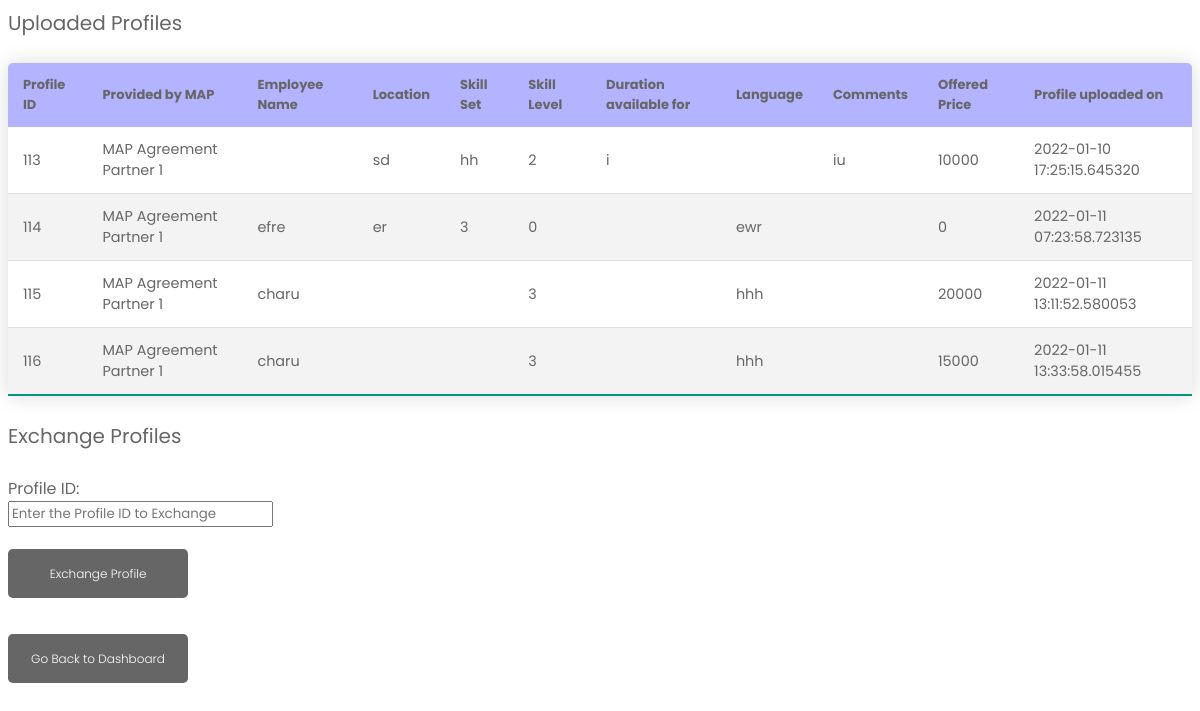
Screenshot of /exchange.php with the database file from the repository.
### tables this page shows
CREATE TABLE `mapservice` (
  `globalid` int(10) NOT NULL,
  `profileid` int(11) NOT NULL,
  `employeeid` int(10) NOT NULL,
  `employeename` varchar(255) NOT NULL,
  `location` varchar(255) NOT NULL,
  `skilllevel` int(3) NOT NULL,
  `skillset` varchar(1000) NOT NULL,
  `submission_status` int(3) NOT NULL,
  `bid_status` int(3) NOT NULL,
  `agreed_status` int(3) NOT NULL,
  `durationavailablefor` varchar(255) NOT NULL,
  `currentcompany` varchar(255) NOT NULL,
  `language` varchar(255) NOT NULL,
  `comments` varchar(2000) NOT NULL,
  `profileuploadedon` timestamp(6) NOT NULL DEFAULT current_timestamp(6),
  `price` int(10) NOT NULL,
  `negotiateprice` int(10) NOT NULL,
  `created_by` varchar(255) NOT NULL,
  `question` varchar(2000) NOT NULL,
  `response` varchar(2000) NOT NULL
);

### exchange.php (the view, shortened to what this page needs)
<?php
include 'config.php';
?>
<!DOCTYPE html
<html>
  <head>
    <link rel="stylesheet" href="statusstyle.css">
  </head>
<body>
<h1>Uploaded Profiles</h1>
<table class="content-table">
  <thead>
    <tr>
  <th>Profile ID </th>
  <th>Provided by MAP</th>
        <th>Employee Name</th>
        <th>Location</th>
        <th>Skill Set</th>
  <th>Skill Level</th>
        <th>Duration available for</th>
        <th>Language </th>
        <th>Comments</th>
  <th>Offered Price </th>
  <th>Profile uploaded on </th>
    </tr>
  </thead>
  <tbody>
   <?php
  $sql = "SELECT * FROM mapservice WHERE agreed_status = '0'";
      $result = $conn-> query($sql);
    if ($result-> num_rows > 0) {
        while ($row = $result-> fetch_assoc()) {
                $field1 = $row["profileid"];
                        $field2 = $row["currentcompany"];
                        $field3 = $row["employeename"];
                        $field4 = $row["location"];
                        $field5 = $row["skillset"];
                        $field6 = $row["skilllevel"];
                        $field7 = $row["durationavailablefor"];
                        $field8 = $row["language"];
                        $field9 = $row["comments"];
      $field10 = $row["price"];
      $field11 = $row["profileuploadedon"];
  echo '<tr>
                                <td>'.$field1.'</td>
                                <td>'.$field2.'</td>
                                <td>'.$field3.'</td>
                                <td>'.$field4.'</td>
                                <td>'.$field5.'</td>
                                <td>'.$field6.'</td>
                                <td>'.$field7.'</td>
                                <td>'.$field8.'</td>
                                <td>'.$field9.'</td>
        <td>'.$field10.'</td>
        <td>'.$field11.'</td>
                            </tr>';
  }
    }
    else {
        echo "0 results";
    }
    ?>
  </tbody>
</table>
<h1>Exchange Profiles</h1>
  <form class="form-container js-form-container" method="post">
            <div class="form-inputs">
                <div class="mb-3 row">
                    <label for="profileid" class="col-sm-2 col-form-label">Profile ID:</label>
                    <div class="col-sm-10">
                        <input id="profileid" name="profileid" class="form-control" type="text" placeholder="Enter the Profile ID to Exchange" value="<?php echo $_POST["profileid"]; ?>" required />
                    </div>
                </div>
    <div class="form-input-actions">
                    <div id="actionButtons">
                        <input type="submit" class="btn" name="exchange" value="Exchange Profile" />
                    </div>
                </div>
            </div>
        </form>
  <form class="form-container js-form-container" method="post">
                    <div id="actionButtons">
      <input type="submit" class="btn" name="back" value="Go Back to Dashboard" />
                    </div>
        </form>
</body>
</html>

### statusstyle.css (style rules this page uses)
* { font-family: "Poppins", sans-serif; }
h1 { font-size: 20px; font-weight: 400; color: #666666; }
.content-table { border-collapse: collapse; margin: 25px 0; font-size: 0.9em; min-width: 400px; border-radius: 5px 5px 0 0; overflow: hidden; box-shadow: 0 0 20px rgba(0, 0, 0, 0.15); color: #666666; }
.content-table thead tr { background-color: #b3b3ff; color: #666666; text-align: left; font-weight: 100; font-size : 13px; }
.content-table th, .content-table td { padding: 12px 15px; }
.content-table tbody tr { border-bottom: 1px solid #dddddd; }
.content-table tbody tr:nth-of-type(even) { background-color: #f3f3f3; }
.content-table tbody tr:last-of-type { border-bottom: 2px solid #009879; }
.btn { width: 180px; background-color: #666666; border: none; outline: none; height: 49px; border-radius: .3rem; color: #fff; font-size : 12px; font-weight: 300; margin: 10px 0; cursor: pointer; transition: 0.5s; }
.form-inputs { padding-top: 12px; color: #666666; }
.form-input-actions { margin-top: 12px; display: flex; justify-content: left; }

### rows the page displays
mapservice: profileid "113", currentcompany "MAP Agreement Partner 1", location "sd", skillset "hh", skilllevel "2", durationavailablefor "i", comments "iu", price "10000", profileuploadedon "2022-01-10 17:25:15.645320"
mapservice: profileid "114", currentcompany "MAP Agreement Partner 1", employeename "efre", location "er", skillset "3", skilllevel "0", language "ewr", price "0", profileuploadedon "2022-01-11 07:23:58.723135"
mapservice: profileid "115", currentcompany "MAP Agreement Partner 1", employeename "charu", skilllevel "3", language "hhh", price "20000", profileuploadedon "2022-01-11 13:11:52.580053"
mapservice: profileid "116", currentcompany "MAP Agreement Partner 1", employeename "charu", skilllevel "3", language "hhh", price "15000", profileuploadedon "2022-01-11 13:33:58.015455"
